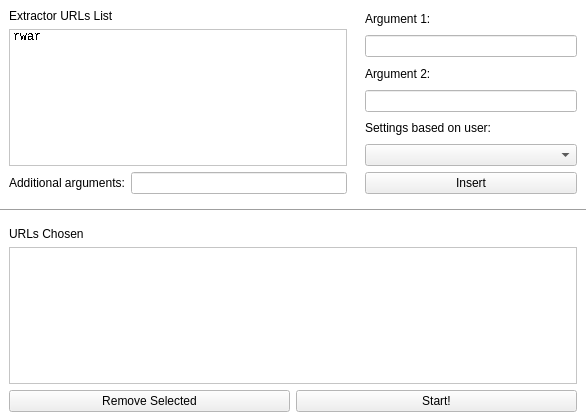
<?xml version="1.0" encoding="UTF-8"?>
<ui version="4.0">
 <class>URLManager</class>
 <widget class="QWidget" name="URLManager">
  <property name="geometry">
   <rect>
    <x>0</x>
    <y>0</y>
    <width>586</width>
    <height>418</height>
   </rect>
  </property>
  <property name="palette">
   <palette>
    <active>
     <colorrole role="Base">
      <brush brushstyle="SolidPattern">
       <color alpha="255">
        <red>255</red>
        <green>255</green>
        <blue>255</blue>
       </color>
      </brush>
     </colorrole>
     <colorrole role="Window">
      <brush brushstyle="SolidPattern">
       <color alpha="255">
        <red>255</red>
        <green>255</green>
        <blue>255</blue>
       </color>
      </brush>
     </colorrole>
    </active>
    <inactive>
     <colorrole role="Base">
      <brush brushstyle="SolidPattern">
       <color alpha="255">
        <red>255</red>
        <green>255</green>
        <blue>255</blue>
       </color>
      </brush>
     </colorrole>
     <colorrole role="Window">
      <brush brushstyle="SolidPattern">
       <color alpha="255">
        <red>255</red>
        <green>255</green>
        <blue>255</blue>
       </color>
      </brush>
     </colorrole>
    </inactive>
    <disabled>
     <colorrole role="Base">
      <brush brushstyle="SolidPattern">
       <color alpha="255">
        <red>255</red>
        <green>255</green>
        <blue>255</blue>
       </color>
      </brush>
     </colorrole>
     <colorrole role="Window">
      <brush brushstyle="SolidPattern">
       <color alpha="255">
        <red>255</red>
        <green>255</green>
        <blue>255</blue>
       </color>
      </brush>
     </colorrole>
    </disabled>
   </palette>
  </property>
  <property name="windowTitle">
   <string>Form</string>
  </property>
  <layout class="QVBoxLayout" name="verticalLayout_4">
   <property name="leftMargin">
    <number>0</number>
   </property>
   <property name="topMargin">
    <number>0</number>
   </property>
   <property name="rightMargin">
    <number>0</number>
   </property>
   <property name="bottomMargin">
    <number>0</number>
   </property>
   <item>
    <widget class="QWidget" name="widget_7" native="true">
     <layout class="QHBoxLayout" name="horizontalLayout_2">
      <property name="spacing">
       <number>0</number>
      </property>
      <property name="leftMargin">
       <number>0</number>
      </property>
      <property name="topMargin">
       <number>0</number>
      </property>
      <property name="rightMargin">
       <number>0</number>
      </property>
      <property name="bottomMargin">
       <number>0</number>
      </property>
      <item>
       <widget class="QWidget" name="widget" native="true">
        <layout class="QVBoxLayout" name="verticalLayout">
         <item>
          <widget class="QLabel" name="label">
           <property name="text">
            <string>Extractor URLs List</string>
           </property>
          </widget>
         </item>
         <item>
          <widget class="QListWidget" name="extractorUrls">
           <property name="font">
            <font>
             <family>Courier New</family>
             <stylestrategy>NoAntialias</stylestrategy>
            </font>
           </property>
           <property name="toolTip">
            <string>Select the URL and write in the textboxes to modify it</string>
           </property>
           <item>
            <property name="text">
             <string>rwar</string>
            </property>
           </item>
          </widget>
         </item>
         <item>
          <widget class="QWidget" name="widget_2" native="true">
           <layout class="QHBoxLayout" name="horizontalLayout_3">
            <property name="leftMargin">
             <number>0</number>
            </property>
            <property name="topMargin">
             <number>0</number>
            </property>
            <property name="rightMargin">
             <number>0</number>
            </property>
            <property name="bottomMargin">
             <number>0</number>
            </property>
            <item>
             <widget class="QWidget" name="widget_5" native="true">
              <property name="sizePolicy">
               <sizepolicy hsizetype="Preferred" vsizetype="Maximum">
                <horstretch>0</horstretch>
                <verstretch>0</verstretch>
               </sizepolicy>
              </property>
              <layout class="QHBoxLayout" name="horizontalLayout_4">
               <property name="leftMargin">
                <number>0</number>
               </property>
               <property name="topMargin">
                <number>0</number>
               </property>
               <property name="rightMargin">
                <number>0</number>
               </property>
               <property name="bottomMargin">
                <number>0</number>
               </property>
               <item>
                <widget class="QLabel" name="label_4">
                 <property name="toolTip">
                  <string>Append these arguments to pass to gallery-dl</string>
                 </property>
                 <property name="text">
                  <string>Additional arguments:</string>
                 </property>
                </widget>
               </item>
               <item>
                <widget class="QLineEdit" name="cfgui_argumets">
                 <property name="toolTip">
                  <string>Append these arguments to pass to gallery-dl</string>
                 </property>
                </widget>
               </item>
              </layout>
             </widget>
            </item>
           </layout>
          </widget>
         </item>
        </layout>
       </widget>
      </item>
      <item>
       <widget class="QWidget" name="widget_6" native="true">
        <property name="maximumSize">
         <size>
          <width>230</width>
          <height>16777215</height>
         </size>
        </property>
        <layout class="QVBoxLayout" name="verticalLayout_3">
         <item>
          <widget class="QLabel" name="label_3">
           <property name="toolTip">
            <string>&lt;html&gt;&lt;head/&gt;&lt;body&gt;&lt;p&gt;Specify what you want to write in the url&lt;/p&gt;&lt;/body&gt;&lt;/html&gt;</string>
           </property>
           <property name="text">
            <string>Argument 1:</string>
           </property>
          </widget>
         </item>
         <item>
          <widget class="QLineEdit" name="cfgui_arg1">
           <property name="toolTip">
            <string>Specify what you want to write in the url</string>
           </property>
          </widget>
         </item>
         <item>
          <widget class="QLabel" name="label_5">
           <property name="toolTip">
            <string>Specify what you want to write in the url</string>
           </property>
           <property name="text">
            <string>Argument 2:</string>
           </property>
          </widget>
         </item>
         <item>
          <widget class="QLineEdit" name="cfgui_arg2">
           <property name="toolTip">
            <string>Specify what you want to write in the url</string>
           </property>
          </widget>
         </item>
         <item>
          <widget class="QLabel" name="label_6">
           <property name="toolTip">
            <string>&lt;html&gt;&lt;head/&gt;&lt;body&gt;&lt;p&gt;Base off settings such as directory and filters from this user&lt;/p&gt;&lt;/body&gt;&lt;/html&gt;</string>
           </property>
           <property name="text">
            <string>Settings based on user:</string>
           </property>
          </widget>
         </item>
         <item>
          <widget class="QComboBox" name="cfgui_combo">
           <property name="toolTip">
            <string>&lt;html&gt;&lt;head/&gt;&lt;body&gt;&lt;p&gt;Base off settings such as directory and filters from this user&lt;/p&gt;&lt;/body&gt;&lt;/html&gt;</string>
           </property>
          </widget>
         </item>
         <item>
          <widget class="QPushButton" name="btn_insert">
           <property name="toolTip">
            <string>Insert the URL for extraction</string>
           </property>
           <property name="text">
            <string>Insert</string>
           </property>
          </widget>
         </item>
        </layout>
       </widget>
      </item>
     </layout>
    </widget>
   </item>
   <item>
    <widget class="Line" name="line">
     <property name="orientation">
      <enum>Qt::Orientation::Horizontal</enum>
     </property>
    </widget>
   </item>
   <item>
    <widget class="QWidget" name="widget_3" native="true">
     <layout class="QVBoxLayout" name="verticalLayout_2">
      <property name="leftMargin">
       <number>9</number>
      </property>
      <property name="bottomMargin">
       <number>6</number>
      </property>
      <item>
       <widget class="QLabel" name="label_2">
        <property name="text">
         <string>URLs Chosen</string>
        </property>
       </widget>
      </item>
      <item>
       <widget class="QListWidget" name="chosenUrls">
        <property name="font">
         <font>
          <family>Courier New</family>
          <stylestrategy>NoAntialias</stylestrategy>
         </font>
        </property>
        <property name="toolTip">
         <string>Press 'Start!' to start the extraction with these urls</string>
        </property>
        <property name="selectionMode">
         <enum>QAbstractItemView::SelectionMode::SingleSelection</enum>
        </property>
       </widget>
      </item>
      <item>
       <widget class="QWidget" name="widget_4" native="true">
        <layout class="QHBoxLayout" name="horizontalLayout">
         <property name="leftMargin">
          <number>0</number>
         </property>
         <property name="topMargin">
          <number>0</number>
         </property>
         <property name="rightMargin">
          <number>0</number>
         </property>
         <property name="bottomMargin">
          <number>0</number>
         </property>
         <item>
          <widget class="QPushButton" name="btn_removeselected">
           <property name="toolTip">
            <string>Remove selected url</string>
           </property>
           <property name="text">
            <string>Remove Selected</string>
           </property>
          </widget>
         </item>
         <item>
          <widget class="QPushButton" name="btn_start">
           <property name="toolTip">
            <string>Start the extraction with the urls defined above</string>
           </property>
           <property name="text">
            <string>Start!</string>
           </property>
          </widget>
         </item>
        </layout>
       </widget>
      </item>
     </layout>
    </widget>
   </item>
  </layout>
 </widget>
 <resources/>
 <connections/>
</ui>
